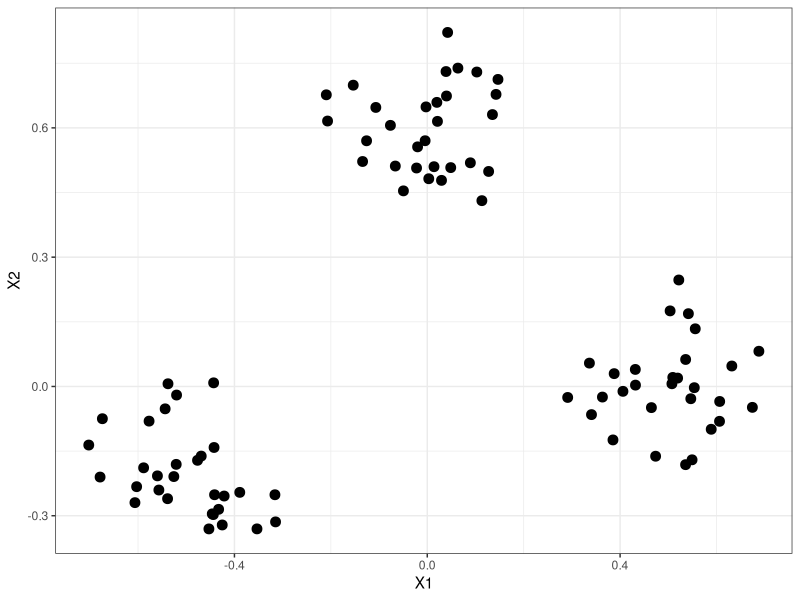
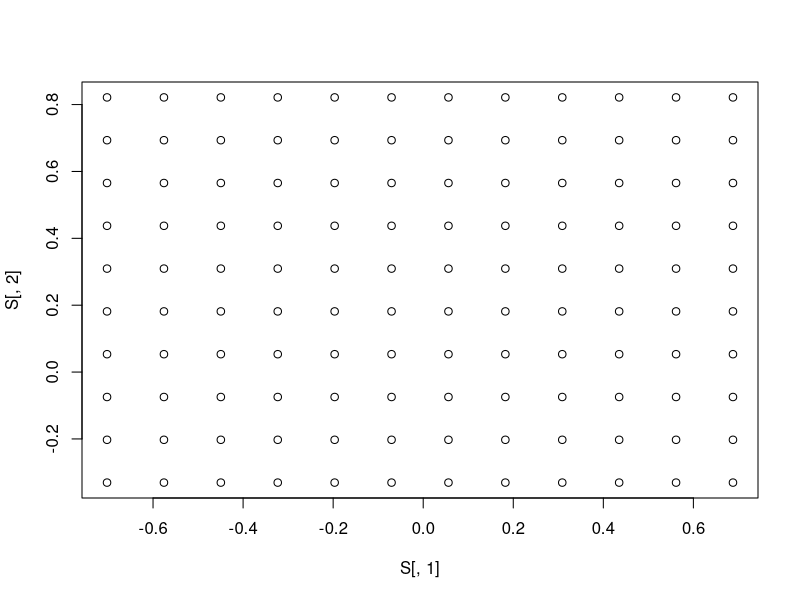

Reproduce these figures in R, in order.
# MI2 Sheet 04 (Kernel PCA)


library(ggplot2)

### 4.1)

# a)

rnorm2 <- function(n,mean,sd){
    mean+sd*scale(rnorm(n))
}

set.seed(12345)
X <- data.frame(X1 = c(rnorm2(30, -.5, .1), rnorm2(30, 0, .1), rnorm2(30, .5, .1)),
                       X2 = c(rnorm2(30, -.2, .1), rnorm2(30, .6, .1), rnorm2(30, 0, .1)))


# check the result
ggplot(X, aes(x = X1, y = X2)) + 
    geom_point(size = 3) + 
    theme_bw() 



# b)

sqnorm <- function (x1, x2) {
    temp <- x1 - x2
    sum(temp * temp)
} 

rbf <- function(x1, x2, sigma){
    return(exp(-(sqnorm(x1,x2)/2*sigma^2)))
}


# generate empty kernel matrix
K <- matrix(nrow = nrow(X), ncol = nrow(X))


for(i in 1:nrow(X)){
    for(j in 1:nrow(X)){
        K[i, j] <- rbf(X[i,], X[j, ], sigma = 6.5)
    }
}


# centering
N <- matrix(1/nrow(K), nrow = nrow(K), ncol = ncol(K))

K_cen <- K - N%*%K - K%*%N + N%*%K%*%N


# 1/p*K*a_k  = λ_k*a_k
# --> multiply K_cen by 1/p and extract normalized eigenvectors

p = nrow(K_cen)

eigenvecs <- eigen(K_cen)$vectors
eigenvals <- eigen(K_cen)$values

# The coefficients are stored in the object eigenvecs



# c)

min1 <- min(X$X1)
min2 <- min(X$X2)

max1 <- max(X$X1)
max2 <- max(X$X2)

s1 = seq(min1, max1, length.out = 12)
s2 = seq(min2, max2, length.out = 10)

# create equally spaced test gridpoints
S = data.frame(S1 = rep(s1, each = 10), S2 = rep(s2, times = 12))
plot(S[,1], S[,2])

# center the new feature vectors
S <- scale(S, center = TRUE)

pcs <- eigenvecs[, 1:8]
lambdas <- eigenvals[1:8]

# setup new matrix for kernels between new datapoints and the original ones
K_new <- matrix(nrow = nrow(X), ncol = nrow(S))

for(i in 1:nrow(X)){
    for(j in 1:nrow(S)){
        K_new[i, j] <- rbf(X[i,], S[j, ], sigma = 6.5)
    }
}


# project new test data points onto the first 8 pcs
S_proj <- t(K_new)%*%pcs%*%diag(sqrt(lambdas))
